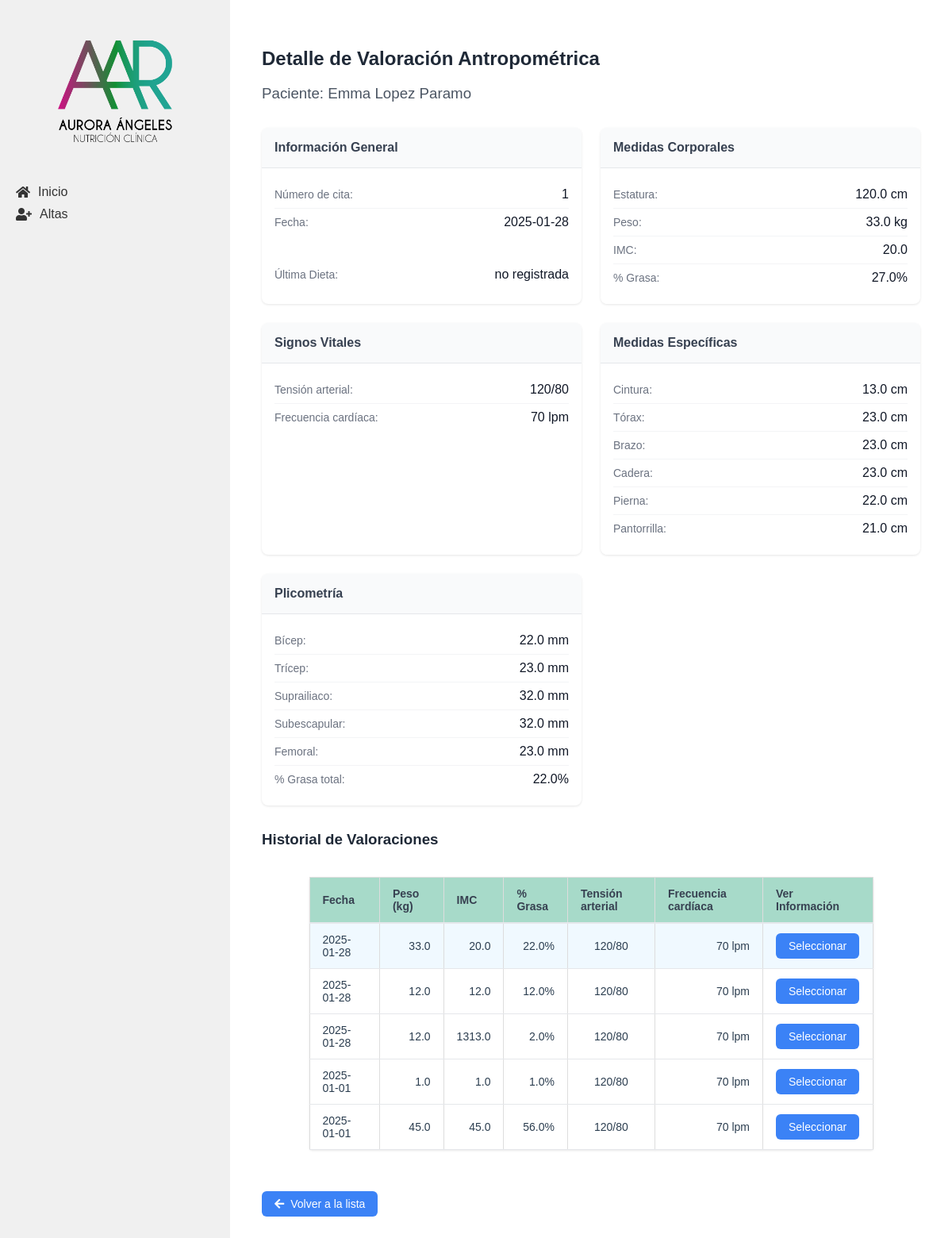
Page /valoraciones/1 on the committed database.
### tables this page shows
CREATE TABLE "pacientes" (
    id INTEGER PRIMARY KEY AUTOINCREMENT,
    nombre TEXT NOT NULL,
    apellido_paterno TEXT NOT NULL,
    apellido_materno TEXT NOT NULL,
    fecha_nacimiento TEXT NOT NULL,
    telefono TEXT,
    correo TEXT UNIQUE NOT NULL,
    ciudad TEXT NOT NULL, `status` TEXT,
    fecha_registro TIMESTAMP DEFAULT CURRENT_TIMESTAMP
);

CREATE TABLE "valoracion_antropometrica" (
    id INTEGER PRIMARY KEY AUTOINCREMENT,
    paciente_id INTEGER NOT NULL,
    numero_cita INTEGER NOT NULL,
    fecha DATE NOT NULL,
    estatura FLOAT NOT NULL,
    peso FLOAT NOT NULL,
    imc FLOAT NOT NULL,
    grasa FLOAT NOT NULL,
    cintura FLOAT NOT NULL,
    torax FLOAT NOT NULL,
    brazo FLOAT NOT NULL,
    cadera FLOAT NOT NULL,
    pierna FLOAT NOT NULL,
    pantorrilla FLOAT NOT NULL,
    tension_arterial TEXT NOT NULL,
    frecuencia_cardiaca INTEGER NOT NULL,
    bicep FLOAT NOT NULL,
    tricep FLOAT NOT NULL,
    suprailiaco FLOAT NOT NULL,
    subescapular FLOAT NOT NULL,
    femoral FLOAT,
    porcentaje_grasa FLOAT NOT NULL,
    ultima_dieta TEXT,
    FOREIGN KEY (paciente_id) REFERENCES pacientes (id)
);

### app/controllers/valoracion_antropometrica.py (the view)
@valoracion.route('/valoraciones/<int:valoracion_id>')
def detalle_valoracion(valoracion_id):
    valoracion = ValoracionAntropometrica.obtener_por_id(valoracion_id)
    if not valoracion:
        flash('Valoración no encontrada', 'error')
        return redirect(url_for('valoracion.todas_valoraciones'))
    paciente = Paciente.obtener_por_id(valoracion['paciente_id'])
    historial_valoraciones = ValoracionAntropometrica.obtener_por_paciente(valoracion['paciente_id'])
    return render_template('detalle_valoracion.html',
                            valoracion=valoracion,
                            paciente=paciente,
                            historial_valoraciones=historial_valoraciones)

### app/db.py (called while the page is built)
def get_db():
    if 'db' not in g:
        g.db = sqlite3.connect(
            'pacientes.db',
            detect_types=sqlite3.PARSE_DECLTYPES
        )
        g.db.row_factory = sqlite3.Row
    return g.db

def query_db(query, args=(), one=False):
    cur = get_db().execute(query, args)
    rv = cur.fetchall()
    cur.close()
    return (rv[0] if rv else None) if one else rv

### app/models/paciente.py (called while the page is built)
    @staticmethod
    def obtener_por_id(id):
        return query_db('SELECT * FROM pacientes WHERE id = ?', [id], one=True)

### app/models/valoracion_antropometrica.py (called while the page is built)
    @staticmethod
    def obtener_por_paciente(paciente_id):
        return query_db('''
            SELECT * FROM valoracion_antropometrica
            WHERE paciente_id = ?
            ORDER BY fecha DESC
        ''', [paciente_id])

    @staticmethod
    def obtener_por_id(valoracion_id):
        return query_db('SELECT * FROM valoracion_antropometrica WHERE id = ?', [valoracion_id], one=True)

### app/templates/detalle_valoracion.html (shortened to what this page needs)
{% extends "base.html" %}
{% block content %}
<div class="valoracion-container">
    <header class="valoracion-header">
        <h2>Detalle de Valoración Antropométrica</h2>
        <h3>Paciente: {{ paciente['nombre'] }} {{ paciente['apellido_paterno'] }} {{ paciente['apellido_materno'] }}</h3>
    </header>
    <div class="valoracion-grid">
        <div class="valoracion-card">
            <h4 class="valoracion-card__title">Información General</h4>
            <div class="valoracion-card__content">
                <div class="data-item">
                    <span class="data-label">Número de cita:</span>
                    <span class="data-value">{{ valoracion['numero_cita'] }}</span>
                </div>
                <div class="data-item">
                    <span class="data-label">Fecha:</span>
                    <span class="data-value">{{ valoracion['fecha'] }}</span>
                </div>
            </div>
            <div class="valoracion-card__content">
                <div class="data-item">
                    <span class="data-label">Última Dieta:</span>
                    <span class="data-value">{{ valoracion['ultima_dieta'] or 'No registrada' }}</span>
                </div>
            </div>
        </div>
        <div class="valoracion-card">
            <h4 class="valoracion-card__title">Medidas Corporales</h4>
            <div class="valoracion-card__content">
                <div class="data-item">
                    <span class="data-label">Estatura:</span>
                    <span class="data-value">{{ valoracion['estatura'] }} cm</span>
                </div>
                <div class="data-item">
                    <span class="data-label">Peso:</span>
                    <span class="data-value">{{ valoracion['peso'] }} kg</span>
                </div>
                <div class="data-item">
                    <span class="data-label">IMC:</span>
                    <span class="data-value">{{ valoracion['imc'] }}</span>
                </div>
                <div class="data-item">
                    <span class="data-label">% Grasa:</span>
                    <span class="data-value">{{ valoracion['grasa'] }}%</span>
                </div>
            </div>
        </div>
        <div class="valoracion-card">
            <h4 class="valoracion-card__title">Signos Vitales</h4>
            <div class="valoracion-card__content">
                <div class="data-item">
                    <span class="data-label">Tensión arterial:</span>
                    <span class="data-value">{{ valoracion['tension_arterial'] }}</span>
                </div>
                <div class="data-item">
                    <span class="data-label">Frecuencia cardíaca:</span>
                    <span class="data-value">{{ valoracion['frecuencia_cardiaca'] }} lpm</span>
                </div>
            </div>
        </div>
        <div class="valoracion-card">
            <h4 class="valoracion-card__title">Medidas Específicas</h4>
            <div class="valoracion-card__content">
                <div class="data-item">
                    <span class="data-label">Cintura:</span>
                    <span class="data-value">{{ valoracion['cintura'] }} cm</span>
                </div>
                <div class="data-item">
                    <span class="data-label">Tórax:</span>
                    <span class="data-value">{{ valoracion['torax'] }} cm</span>
                </div>
                <div class="data-item">
                    <span class="data-label">Brazo:</span>
                    <span class="data-value">{{ valoracion['brazo'] }} cm</span>
                </div>
                <div class="data-item">
                    <span class="data-label">Cadera:</span>
                    <span class="data-value">{{ valoracion['cadera'] }} cm</span>
                </div>
                <div class="data-item">
                    <span class="data-label">Pierna:</span>
                    <span class="data-value">{{ valoracion['pierna'] }} cm</span>
                </div>
                <div class="data-item">
                    <span class="data-label">Pantorrilla:</span>
                    <span class="data-value">{{ valoracion['pantorrilla'] }} cm</span>
                </div>
            </div>
        </div>
        <div class="valoracion-card">
            <h4 class="valoracion-card__title">Plicometría</h4>
            <div class="valoracion-card__content">
                <div class="data-item">
                    <span class="data-label">Bícep:</span>
                    <span class="data-value">{{ valoracion['bicep'] }} mm</span>
                </div>
                <div class="data-item">
                    <span class="data-label">Trícep:</span>
                    <span class="data-value">{{ valoracion['tricep'] }} mm</span>
                </div>
                <div class="data-item">
                    <span class="data-label">Suprailiaco:</span>
                    <span class="data-value">{{ valoracion['suprailiaco'] }} mm</span>
                </div>
                <div class="data-item">
                    <span class="data-label">Subescapular:</span>
                    <span class="data-value">{{ valoracion['subescapular'] }} mm</span>
                </div>
                {% if valoracion['femoral'] %}
                <div class="data-item">
                    <span class="data-label">Femoral:</span>
                    <span class="data-value">{{ valoracion['femoral'] }} mm</span>
                </div>
                {% endif %}
                <div class="data-item">
                    <span class="data-label">% Grasa total:</span>
                    <span class="data-value">{{ valoracion['porcentaje_grasa'] }}%</span>
                </div>
            </div>
        </div>
    </div>
    <div class="valoracion-history">
        <h3>Historial de Valoraciones</h3>
        <div class="table-container">
            <table class="table">
                <thead>
                    <tr>
                        <th class="table__header">Fecha</th>
                        <th class="table__header">Peso (kg)</th>
                        <th class="table__header">IMC</th>
                        <th class="table__header">% Grasa</th>
                        <th class="table__header">Tensión arterial</th>
                        <th class="table__header">Frecuencia cardíaca</th>
                        <th class="table__header">Ver Información</th>
                    </tr>
                </thead>
                <tbody>
                    {% for val in historial_valoraciones %}
                    <tr class="{{ 'current-row' if val['id'] == valoracion['id'] else '' }}">
                        <td class="table__cell">{{ val['fecha'] }}</td>
                        <td class="table__cell text-right">{{ val['peso'] }}</td>
                        <td class="table__cell text-right">{{ val['imc'] }}</td>
                        <td class="table__cell text-right">{{ val['porcentaje_grasa'] }}%</td>
                        <td class="table__cell text-center">{{ val['tension_arterial'] }}</td>
                        <td class="table__cell text-right">{{ val['frecuencia_cardiaca'] }} lpm</td>
                        <td class="table__cell">
                            <a href="{{ url_for('valoracion.detalle_valoracion', valoracion_id=val['id']) }}"
                                class="action-button">Seleccionar</a>
                        </td>
                    </tr>
                    {% endfor %}
                </tbody>
            </table>
        </div>
    </div>
    <div class="valoracion-actions">
        <a href="{{ url_for('valoracion.lista_valoraciones', paciente_id=paciente['id']) }}" class="action-button">
            <i class="fas fa-arrow-left"></i> Volver a la lista
        </a>
    </div>
</div>
{% endblock %}

### app/static/css/style.css (style rules this page uses)
body { font-family: Arial, sans-serif; margin: 0; padding: 0; color: #2c3e50; }
.table { width: 100%; border-collapse: collapse; margin: 20px 0; font-size: 16px; text-align: left; }
.table__header, .table__cell { border: 1px solid #ddd; padding: 8px; text-align: left; }
.table__header { background-color: #f2f2f2; }
.table-container { overflow-x: auto; margin: 0 auto; border-radius: 4px; max-width: 1600px; padding: 20px; }
.table { max-width: 90%; background-color: white; margin: 0 auto; box-shadow: 0 1px 3px rgba(0, 0, 0, 0.1); border-radius: 4px; }
.table__header { padding: 12px 16px; text-align: left; font-weight: 600; font-size: 0.875rem; color: #374151; background-color: #119b6e5e; border-bottom: 2px solid #e5e7eb; }
.table__cell { padding: 12px 16px; font-size: 0.875rem; border-bottom: 1px solid #e5e7eb; }
.text-center { text-align: center; }
.text-right { text-align: right; }
.action-button { display: inline-flex; align-items: center; padding: 0.5rem 1rem; font-size: 0.875rem; font-weight: 500; border-radius: 0.375rem; background-color: #3b82f6; color: white; text-decoration: none; transition: background-color 0.2s; }
.valoracion-container { max-width: 1200px; margin: 0 auto; padding: 20px; }
.valoracion-header { margin-bottom: 2rem; }
.valoracion-header h2 { color: #1f2937; margin-bottom: 0.5rem; }
.valoracion-header h3 { color: #4b5563; font-weight: normal; }
.valoracion-grid { display: grid; grid-template-columns: repeat(auto-fit, minmax(300px, 1fr)); gap: 1.5rem; margin-bottom: 2rem; }
.valoracion-card { background: white; border-radius: 0.5rem; box-shadow: 0 1px 3px rgba(0, 0, 0, 0.1); overflow: hidden; }
.valoracion-card__title { background-color: #f9fafb; color: #374151; font-size: 1rem; font-weight: 600; padding: 1rem; margin: 0; border-bottom: 1px solid #e5e7eb; }
.valoracion-card__content { padding: 1rem; }
.data-item { display: flex; justify-content: space-between; align-items: center; padding: 0.5rem 0; border-bottom: 1px solid #f3f4f6; }
.data-item:last-child { border-bottom: none; }
.data-label { color: #6b7280; font-size: 0.875rem; }
.data-value { font-weight: 500; color: #111827; }
.valoracion-history { margin-top: 2rem; }
.valoracion-history h3 { color: #1f2937; margin-bottom: 1rem; }
.current-row { background-color: #f0f9ff !important; }
.valoracion-actions { display: flex; gap: 1rem; margin-top: 2rem; justify-content: flex-start; }
.action-button { display: inline-flex; align-items: center; gap: 0.5rem; padding: 0.5rem 1rem; background-color: #3b82f6; color: white; border-radius: 0.375rem; text-decoration: none; font-size: 0.875rem; font-weight: 500; transition: background-color 0.2s; }

### rows in the picture
pacientes: nombre "Emma", apellido_paterno "Lopez", apellido_materno "Paramo"
valoracion_antropometrica: numero_cita "1", fecha "2025-01-28", ultima_dieta "no registrada", estatura "120.0", peso "33.0", imc "20.0", grasa "27.0", tension_arterial "120/80", frecuencia_cardiaca "70", cintura "13.0", torax "23.0", brazo "23.0", cadera "23.0", pierna "22.0", pantorrilla "21.0", bicep "22.0", tricep "23.0", suprailiaco "32.0", subescapular "32.0", femoral "23.0", porcentaje_grasa "22.0"
valoracion_antropometrica: fecha "2025-01-28", peso "12.0", imc "12.0", porcentaje_grasa "12.0", tension_arterial "120/80", frecuencia_cardiaca "70"
valoracion_antropometrica: fecha "2025-01-28", peso "12.0", imc "1313.0", porcentaje_grasa "2.0", tension_arterial "120/80", frecuencia_cardiaca "70"
valoracion_antropometrica: fecha "2025-01-01", peso "1.0", imc "1.0", porcentaje_grasa "1.0", tension_arterial "120/80", frecuencia_cardiaca "70"
valoracion_antropometrica: fecha "2025-01-01", peso "45.0", imc "45.0", porcentaje_grasa "56.0", tension_arterial "120/80", frecuencia_cardiaca "70"
